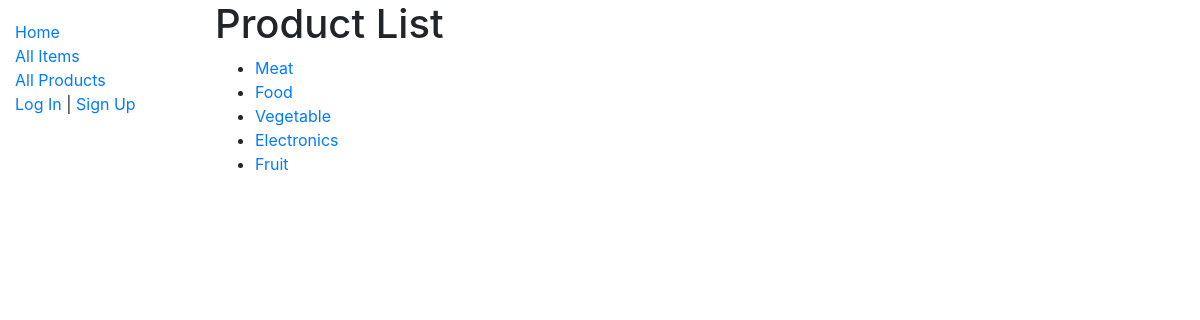
The page /custport/products/ on the database as committed earlier.
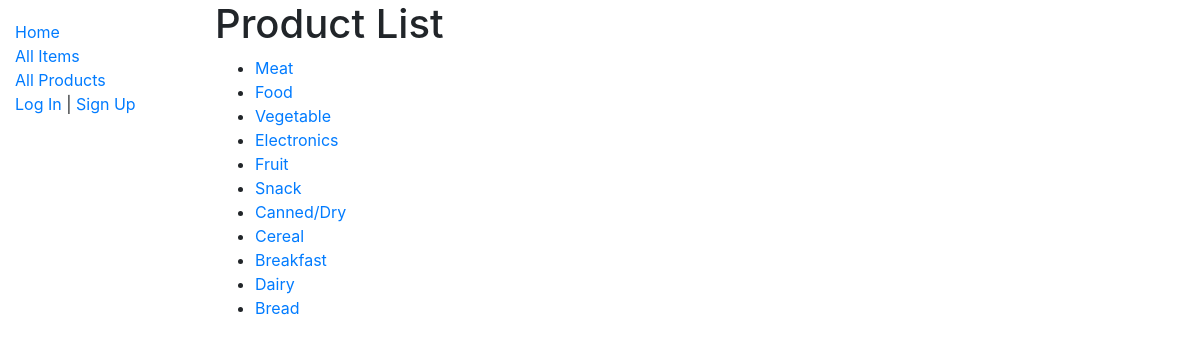
The same page on the database as committed later.
### custport/models.py (models this page shows, shortened)
class Product(models.Model):
    name = models.CharField(max_length=200, help_text='Enter a Product Type (e.g. Fruit)')
    def get_absolute_url(self):
        return reverse('product-detail', args=[str(self.id)])

### custport/views.py (the view)
# urls.py: path('products/', views.ProductListView.as_view(), name='products'),
class ProductListView(generic.ListView):
    model = Product

### custport/templates/custport/product_list.html
{% extends "base_generic.html" %}
{% block content %}
  <h1>Product List</h1>
  {% if product_list %}
  <ul>
    {% for product_type in product_list %}
      <li>
        <a href="{{ product_type.get_absolute_url }}">{{ product_type.name }}</a>
      </li>
    {% endfor %}
  </ul>
  {% else %}
    <p>There are no products in stock.</p>
  {% endif %}
{% endblock %}

Rows that differ between the two databases and show on the page:
added Product: name "Snack"
added Product: name "Canned/Dry"
added Product: name "Cereal"
added Product: name "Breakfast"
added Product: name "Dairy"
added Product: name "Bread"
